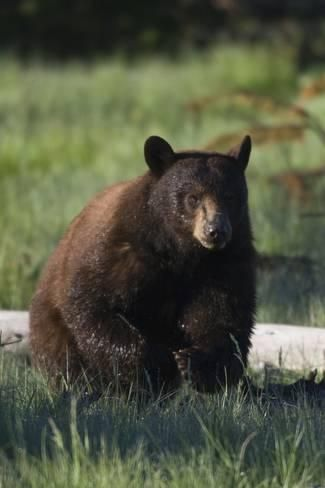
#> input picture HistogramEqualization/Bear.jpg, 325 x 488 px
$ python histogram.py
#> lines starting #> are read from the running program, lines starting #| are printed output that depends on the picture
import matplotlib.pyplot as plt
import matplotlib.image as mpimg
import numpy as np


# function change color to gray

def color2gray(img):
    R, G, B = img[:, :, 0], img[:, :, 1], img[:, :, 2]
    imgray = 0.299 * R + 0.587 * G + 0.114 * B
    return imgray


# function do the histogram equalization process

def HistogramEqualization(img):

    # change image array into one dimension
    img_matrix = img.flatten()

    # get the changed image's gray level int value since its value has been changed to float type in color2gray function
    for i in range(0,len(img_matrix)):
        img_matrix[i] = round(img_matrix[i], 0)

    #change the image's matrix type from float to int
    img_matrix = np.array(img_matrix, dtype='int64')


    # show original gray photo and it's histogram
    img_round = np.array(img_matrix).reshape(img.shape[0], img.shape[1])
    plt.subplot(221)
    plt.imshow(img_round, cmap='gray')
    plt.subplot(222)
    plt.hist(img_round.ravel(), 256, [0,256])


    # make a matrix to record the table of the numbers ni of gray values
    matrix = [0] * 256

    # count the numbers ni of gray values from gray level 0 ~ 255
    for i in range(0,len(img_matrix)):
        matrix[img_matrix[i]] += 1

    # make a matrix to record the cumulative numbers ni of gray values
    cul_matrix = matrix.copy()

    # do the cumulative process from gray level 0 ~ 255
    for i in range(1,len(cul_matrix)):
        cul_matrix[i] = cul_matrix[i - 1] + cul_matrix[i]


    # apply the equation (n0 + n1 + ..... +ni) * (L - 1) / n
    # cul_matrix[img_matrix[i]] represent cumulative value of gray level which stored in img_matrix[i]
    # 256 - 1 = L - 1
    # cul_matrix[255] = n
    for i in range(0, len(img_matrix)):
        img_matrix[i] = round(cul_matrix[img_matrix[i]] * (256-1) / cul_matrix[255], 0)


    # show the chaned gray photo and it's histogram
    img_HE_arr = np.array(img_matrix).reshape(img.shape[0], img.shape[1])
    plt.subplot(223)
    plt.imshow(img_HE_arr, cmap='gray')
    plt.subplot(224)
    plt.hist(img_HE_arr.flatten(), 256, [0, 256], color='red')


# read the targeted images
img = mpimg.imread('Bear.jpg')
#> img is the input picture: shape (488, 325, 3); mean R, G, B 81.9, 85.3, 65.3
img1= mpimg.imread('Bear1.jpg')
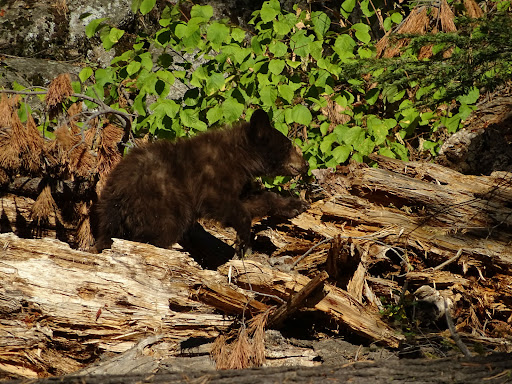
#> input picture HistogramEqualization/Bear1.jpg, 512 x 384 px
#> img1 is the input picture: shape (384, 512, 3); mean R, G, B 99.7, 85.1, 47.7
img2= mpimg.imread('Bear2.jpg')
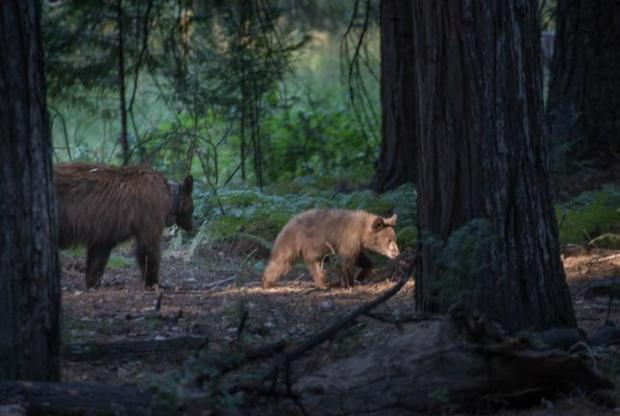
#> input picture HistogramEqualization/Bear2.jpg, 620 x 416 px
#> img2 is the input picture: shape (416, 620, 3); mean R, G, B 41.7, 48.1, 48

img_arr= {}
img_arr[0] = img
img_arr[1] = img1
img_arr[2] = img2


# change  images into gray
for i in range(0,len(img_arr)):
    img_arr[i] = color2gray(img_arr[i])
#> this loop made 3 passes
#> pass 1, in color2gray, `R, G, B = img[:, :, 0], img[:, :, 1], img[:, :, 2]`:
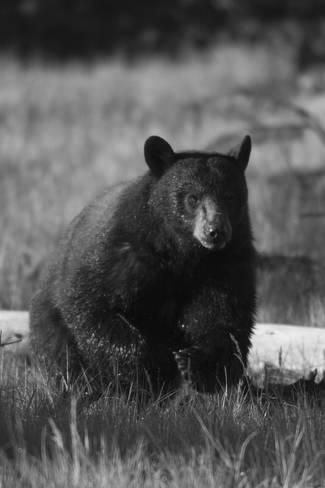
#> G: shape (488, 325); min 4, max 240, mean 85.3
#> pass 1, in color2gray, `R, G, B = img[:, :, 0], img[:, :, 1], img[:, :, 2]`:
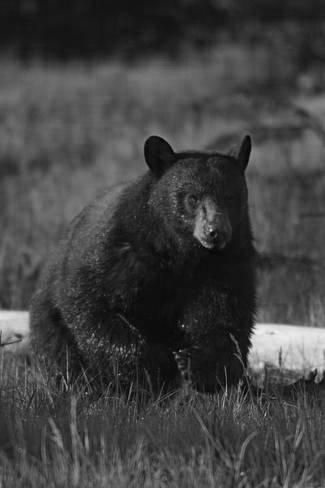
#> B: shape (488, 325); min 0, max 239, mean 65.3
#> after the loop, img_arr = 3 items


# Do the Histogram Equalization on each image and show the result respectively
for i in range(0,len(img_arr)):
    HistogramEqualization(img_arr[i])
    plt.show()
#> this loop made 3 passes
#> pass 1, in HistogramEqualization, `img_HE_arr = np.array(img_matrix).reshape(img.shape[0], img.shape[1])`:
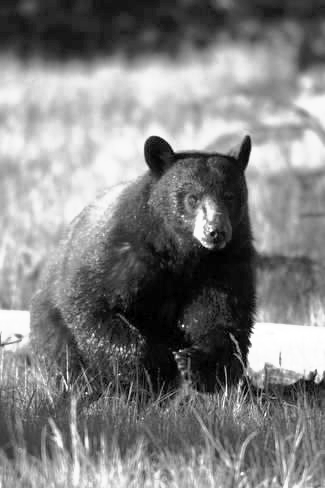
#> img_HE_arr: shape (488, 325) int64; min 0, max 255, mean 128.4
#> pass 2, in HistogramEqualization (call 2), `img_round = np.array(img_matrix).reshape(img.shape[0], img.shape[1])`:
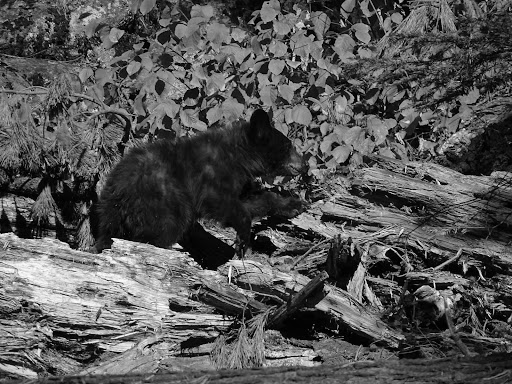
#> img_round: shape (384, 512) int64; min 0, max 253, mean 85.2
#> pass 2, `plt.show()`:
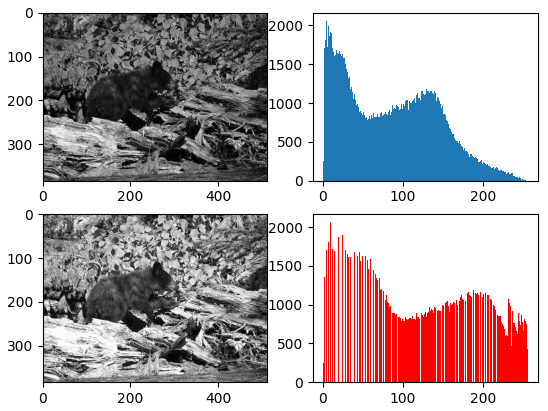
#> figure drawn by matplotlib, 4 panels; panel 2: tallest bar 2062 high, from x = 4 to 5; panel 4: tallest bar 2062 high, from x = 9 to 10
